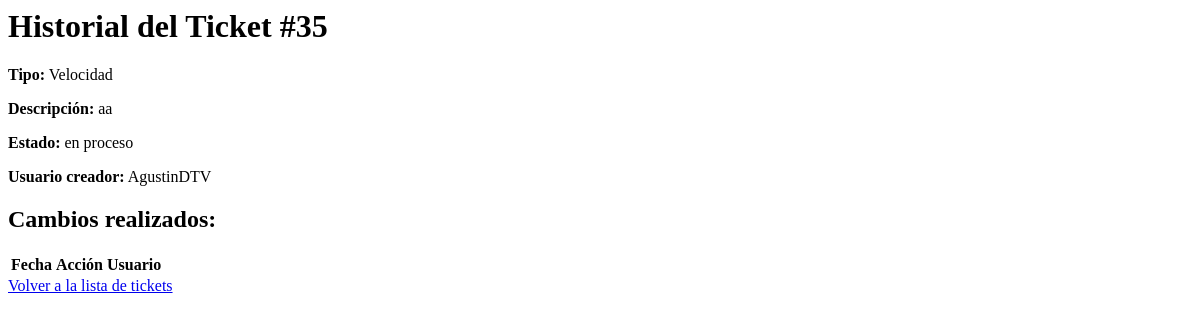
Before: /ticket-history/35 (signed in) with the older database file.
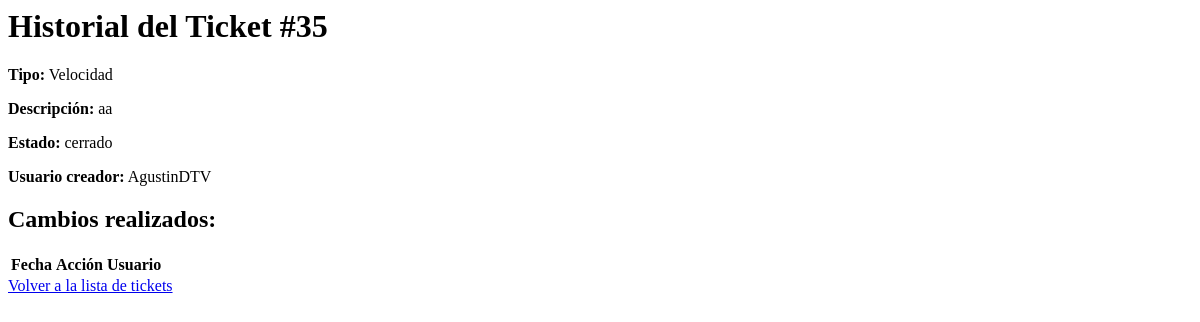
After: the same page with the newer database file.
### tables this page shows
CREATE TABLE tickets (
    id INTEGER PRIMARY KEY AUTOINCREMENT,
    tipo TEXT NOT NULL,
    descripcion TEXT NOT NULL,
    prioridad TEXT NOT NULL,
    fecha_creacion DATETIME DEFAULT CURRENT_TIMESTAMP,
    usuario_creador TEXT NOT NULL,
    notas TEXT,
    archivo TEXT
, usuario_asignado TEXT, estado TEXT DEFAULT 'pendiente');

### app.py (the view)
@app.route('/ticket-history/<int:id>')
@login_required
def ticket_history(id):
    conn = get_db_connection()
    ticket = conn.execute('SELECT * FROM tickets WHERE id = ?', (id,)).fetchone()
    historial = conn.execute(
        'SELECT * FROM historial WHERE ticket_id = ? ORDER BY fecha DESC',
        (id,)
    ).fetchall()
    conn.close()
    if not ticket:
        return "El ticket no existe", 404
    return render_template('ticket_history.html', ticket=ticket, historial=historial)

### app.py (called while the page is built)
def get_db_connection():
    conn = sqlite3.connect('database.db', timeout=10)  # Espera hasta 10 segundos si la base de datos está bloqueada
    conn.row_factory = sqlite3.Row
    return conn

@login_manager.user_loader
def load_user(user_id):
    conn = get_db_connection()
    user = conn.execute('SELECT * FROM users WHERE id = ?', (user_id,)).fetchone()
    conn.close()
    if user:
        return User(id=user['id'], username=user['username'], role=user['role'])
    return None

### templates/ticket_history.html (shortened to what this page needs)
<h1>Historial del Ticket #{{ ticket.id }}</h1>
<p><strong>Tipo:</strong> {{ ticket.tipo }}</p>
<p><strong>Descripción:</strong> {{ ticket.descripcion }}</p>
<p><strong>Estado:</strong> {{ ticket.estado }}</p>
<p><strong>Usuario creador:</strong> {{ ticket.usuario_creador }}</p>
<h2>Cambios realizados:</h2>
<table>
    <thead>
        <tr>
            <th>Fecha</th>
            <th>Acción</th>
            <th>Usuario</th>
        </tr>
    </thead>
</table>
<a href="/tickets">Volver a la lista de tickets</a>

Changed rows visible on the page:
changed tickets "Velocidad": estado "en proceso" → "cerrado"
